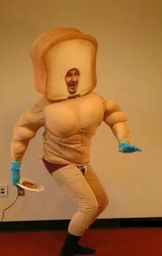
#> input picture HT6/input_data/image.png, 162 x 256 px, shrunk from 506 x 800 before the run, found by its file name
$ jupyter execute task3.ipynb
#> lines starting #> are read from the running program, lines starting #| are printed output that depends on the picture
[cell 1]
def print_table(op):
    ops = {
        '+': lambda x, y: x + y,
        '-': lambda x, y: x - y,
        '*': lambda x, y: x * y,
        '/': lambda x, y: x / y,
    }

    if ops.get(op) is None:
        print('Unknown op')
        return

    func = ops[op]
    pattern = '7.3f' if op == '/' else '7'

    print(f' {op} |', end='')
    for i in range(1, 10):
        print(f'{i:7}', end='')
    print('\n', '-' * 68, sep='')

    for i in range(1, 10):
        print(f'{i:^3}|', end='')
        for j in range(1, 10):
            print(f'{func(i, j):{pattern}}', end='')
        print()


op = input('Choose op for table (+-*/): ')
#> the answer given: 1
print_table(op)

[cell 2]
import random


def create_vector(n: int) -> list[float]:
    return [random.uniform(0, 1) for _ in range(n)]


def create_matrix(n: int, m: int) -> list[list[float]]:
    return [[random.uniform(0, 1) for _ in range(m)] for _ in range(n)]


def multiply_matrix_vector(
        A: list[list[float]], x: list[float]
) -> list[float]:

    b = [0.0] * len(A)
    for i, row in enumerate(A):
        for j, elem in enumerate(row):
            b[i] += x[j] * elem
    return b


def print_matrix(A: list[list[float]], format='8.3f') -> None:
    for row in A:
        print('|', end='')
        for elem in row:
            print(f'{elem:{format}}', end='')
        print('|')
    print()


def print_vector(x: list[float], format='8.3f') -> None:
    for elem in x:
        print(f'|{elem:{format}}|')
    print()


def pseudo_trace(A: list[list[float]]) -> float:
    min_size = len(A)
    if min_size > 0:
        min_size = min(min_size, len(A[0]))

    trace = 0
    for i in range(min_size):
        trace += A[i][i]
    return trace


A = create_matrix(5, 8)
x = create_vector(8)
b = multiply_matrix_vector(A, x)
p_trace = pseudo_trace(A)

print('Matrix:')
print_matrix(A)

print('Vector:')
print_vector(x)

print(f'Sum of diagonal elements: {p_trace:8.3f}')
print()

'''------------------------------------------------------------------------------'''


def create_int_matrix(n: int, m: int, min_val, max_val) -> list[list[int]]:
    return [[random.randint(min_val, max_val)
             for _ in range(m)] for _ in range(n)]


def convolve(data: list[list[int]],
             kernel: list[list[int]]) -> list[list[int]]:
    assert 0 < len(kernel) <= len(data)
    assert 0 < len(kernel[0]) <= len(data[0])

    n = len(data) - len(kernel) + 1
    m = len(data[0]) - len(kernel[0]) + 1
    res = [[0] * m for _ in range(n)]

    for i in range(n):
        for j in range(m):
            convolution = 0
            for k, kernel_row in enumerate(kernel):
                for l, _ in enumerate(kernel_row):
                    convolution += data[i + k][j + l] * kernel[k][l]
            res[i][j] = convolution

    return res


img = create_int_matrix(5, 6, 0, 255)
kernel = create_int_matrix(2, 3, -1, 1)

print('Image:')
print_matrix(img, '5')

print('Kernel:')
print_matrix(kernel, '5')

print('Convolution:')
print_matrix(convolve(img, kernel), '5')

[cell 3]
# Можем убедиться, что наша свёртка работает на реальных данных

import cv2
import matplotlib.pyplot as plt
import numpy as np


def show_gray_img(img: list[list[int]], title, ax) -> None:
    ax.imshow(np.array(img, np.uint8), cmap=plt.cm.gray, aspect='equal')
    ax.set_title(title)
    ax.get_xaxis().set_visible(False)
    ax.get_yaxis().set_visible(False)


img = cv2.imread('image.png', 0).tolist()
#> img = 256 items
kernels = [
    [
        [-1, -1, -1],
        [ 0,  0,  0],
        [ 1,  1,  1],
    ],
    [
        [-1, 0, 1],
        [-1, 0, 1],
        [-1, 0, 1],
    ],
]


convolved = np.round(
    np.sqrt(
        np.array(
            convolve(
                img,
                kernels[0])) ** 2 +
        np.array(
            convolve(
                img,
                kernels[1])) ** 2)).tolist()
#> convolved = 254 items


fig, ax = plt.subplots(1, 2, figsize=(12, 10))
show_gray_img(img, 'Исходное изображение', ax[0])
show_gray_img(convolved, 'Края, выделенные оператором Прюит', ax[1])
plt.show()
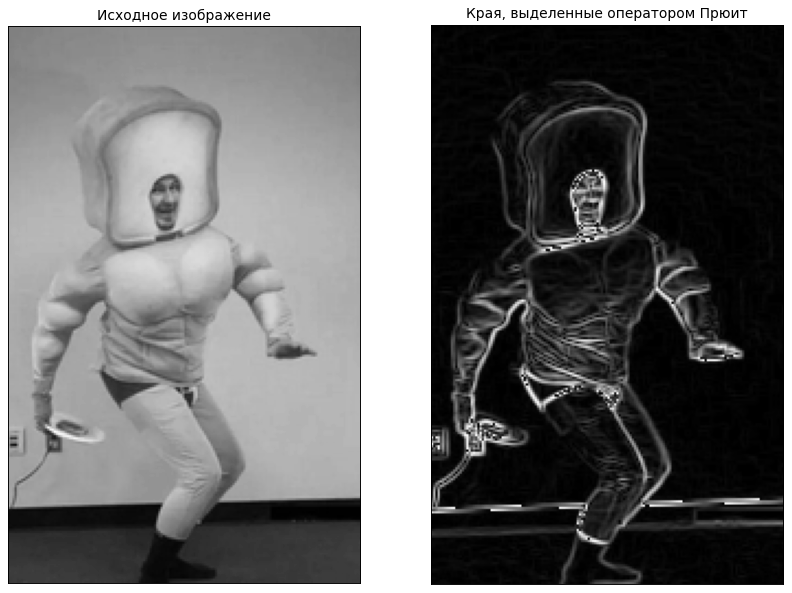
#> figure drawn by matplotlib, 2 panels

print('Свёртка работает')

[cell 4]
def three_dim(func):
    def wrapper(image, kernel):
        return [func(channel, kernel) for channel in image]
    return wrapper


@three_dim
def same_as_convolve(data, kernel):
    return convolve(data, kernel)


img = [create_int_matrix(5, 6, 0, 255) for _ in range(3)]
kernel = create_int_matrix(2, 3, -1, 1)
convolved3 = same_as_convolve(img, kernel)
#> convolved3 = 3 items

print('Image:')
for channel in img:
    print_matrix(channel, '5')
#> this loop made 3 passes
#> (printed output is left out)

print('Kernel:')
print_matrix(kernel, '5')

print('Convolved:')
for convolved in convolved3:
    print_matrix(convolved, '5')

[cell 5]
# Теперь проверим свёртку на цветном изображении

import cv2
import matplotlib.pyplot as plt
import numpy as np


def show_img(img: list[list[int]], title, ax) -> None:
    ax.imshow(np.moveaxis(np.array(img, np.uint8), 0, 2), aspect='equal')
    ax.set_title(title)
    ax.get_xaxis().set_visible(False)
    ax.get_yaxis().set_visible(False)


img = cv2.imread('image.png')
#> img is the input picture: shape (256, 162, 3); mean B, G, R 59.4, 112, 165
img = cv2.cvtColor(img, cv2.COLOR_BGR2RGB)
img = np.moveaxis(img, 2, 0).tolist()
#> img = 3 items

n = 11
kernel = [[1 / n ** 2] * n] * n

convolved = same_as_convolve(img, kernel)
#> convolved = 3 items

fig, ax = plt.subplots(1, 2, figsize=(12, 10))
show_img(img, 'Исходное изображение', ax[0])
show_img(convolved, 'Размытое фильтром среднего изображение', ax[1])
plt.show()
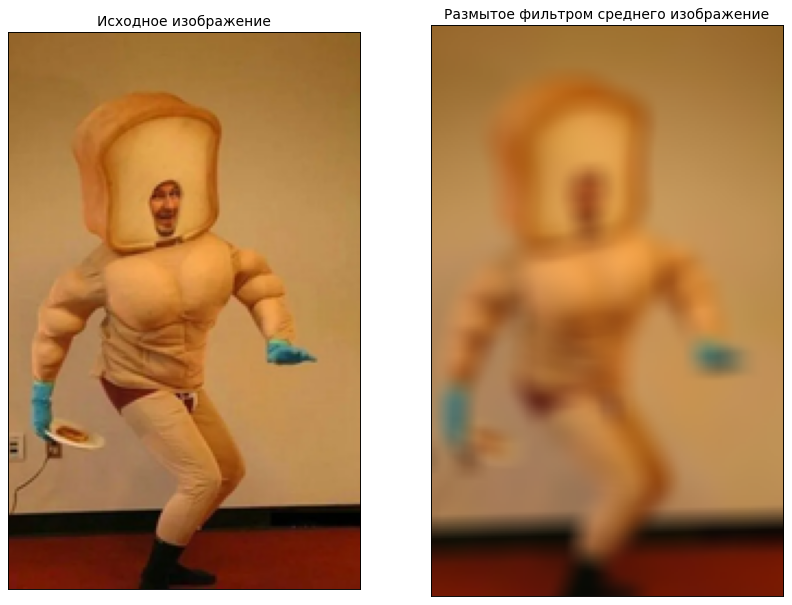
#> figure drawn by matplotlib, 2 panels

print('Свёртка работает')

[cell 6]
def rgb_to_yiq(rgb: list[float]) -> list[float]:
    transformation_matrix = [
        [0.2990,  0.5870,  0.1140],
        [0.5959, -0.2746, -0.3213],
        [0.2115, -0.5227,  0.3112]
    ]
    return multiply_matrix_vector(transformation_matrix, rgb)


def yiq_to_rgb(yiq: list[float]) -> list[float]:
    transformation_matrix = [
        [1,  0.956,  0.619],
        [1, -0.272, -0.647],
        [1, -1.106,  1.703]
    ]
    return multiply_matrix_vector(transformation_matrix, yiq)


def convert_color(rgbt: list[float]) -> list[float]:
    color_type = rgbt[3]
    assert color_type in (0, 1)

    if color_type == 0:
        return rgb_to_yiq(rgbt[:3])
    else:
        return yiq_to_rgb(rgbt[:3])


rgb_color = create_vector(3)
yiq_color = convert_color(rgb_color + [0])

print('RGB color:')
print_vector(rgb_color)

print('RGB->YIQ:')
print_vector(yiq_color)

print('RGB->YIQ->RGB:')
print_vector(convert_color(yiq_color + [1]))
